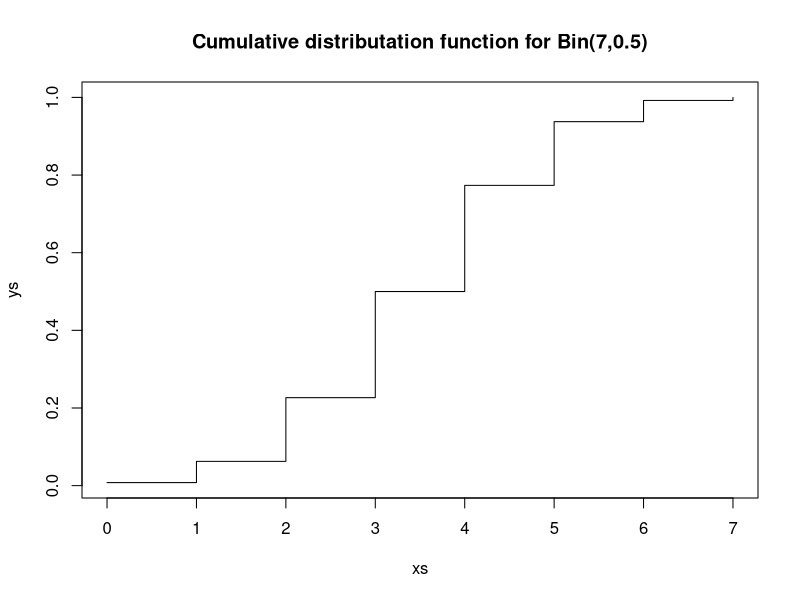
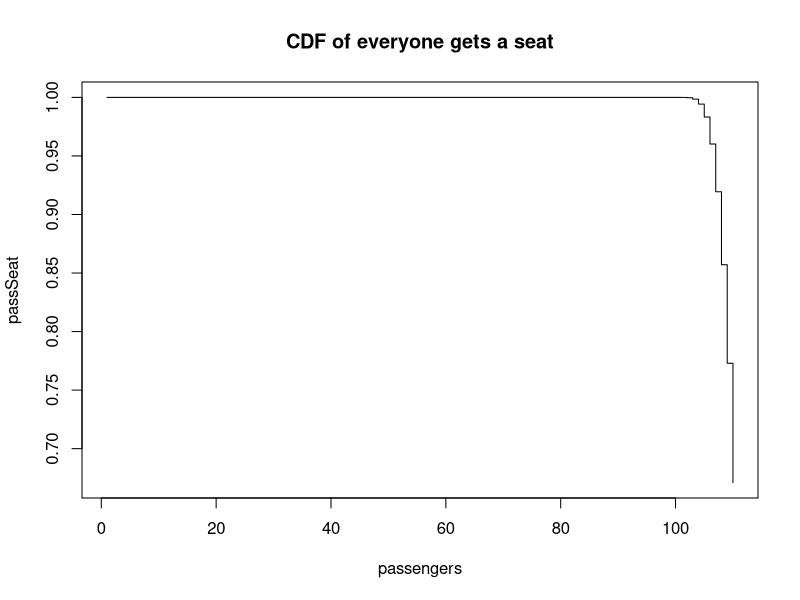
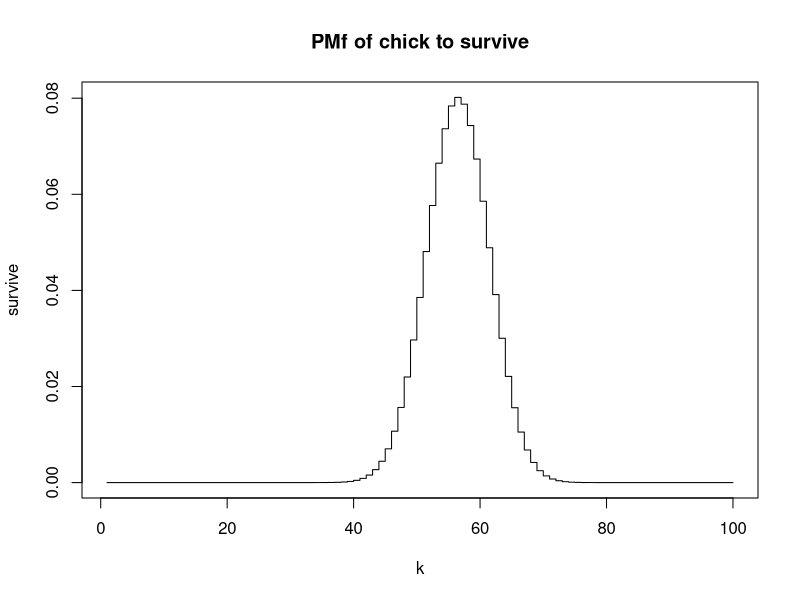

Source code (R) for these figures, in order:
#Question 1
 xs <- 0:7
 ys <- pbinom(xs,7,0.5)
 plot(xs, ys, type="s", main="Cumulative distributation function for Bin(7,0.5)")

#Used different probabilities in different run for generating the plots
 
#Question 3
 #plotting the CDF
 passengers = 1:110
 seats = 100
 passSeat = pbinom(seats, passengers, 0.9)
 plot(passengers, passSeat, type="s", main="CDF of everyone gets a seat")

#Question 4
 #plotting the PMF
 n <- 100
 k <- 1:n
 r <- 0.7
 p <- 0.8
 survive <- dbinom(k,n,(p*r))
 plot(k, survive, type="s", main="PMf of chick to survive")
 

#Question 5
 # part b
 pr <- dhyper(7,75,25,10) + dhyper(8,75,25,10) + dhyper(9,75,25,10) + dhyper(10,75,25,10)
 pr 
 
 